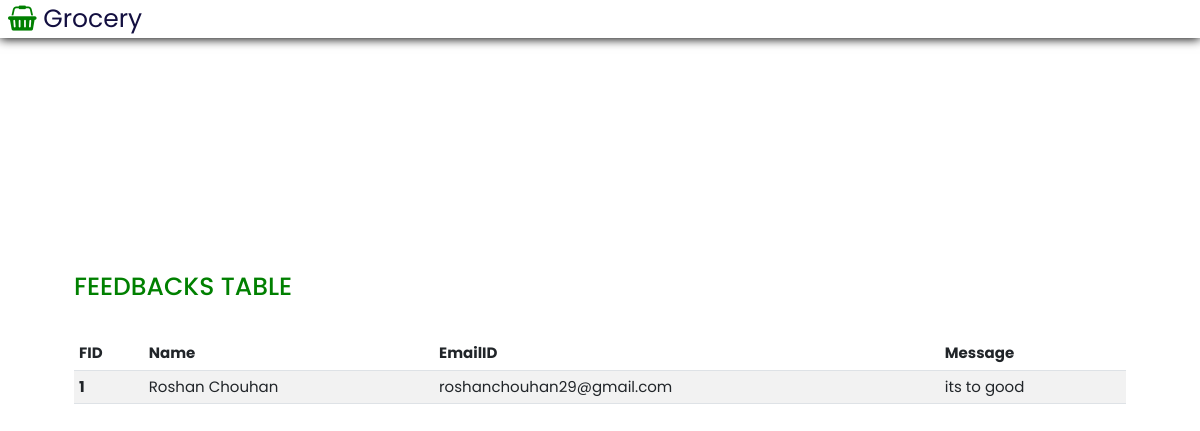
Page /feedback.php on the committed database.
### tables this page shows
CREATE TABLE `feedback` (
  `FID` int(10) NOT NULL,
  `name` varchar(20) NOT NULL,
  `email` varchar(60) NOT NULL,
  `COMMENT` text NOT NULL
);

### feedback.php (the view, shortened to what this page needs)
<?php
include 'header.php'; ?>
  <body>
    <header >
      <div class="adminlogo">
        <a href="#" class="logo"><i class="fa fa-shopping-basket" aria-hidden="true"></i> Grocery</a>
      </div>
    </header>
    <section class="section">
      <div class="users">
         <h1>FEEDBACKS TABLE</h1>
      </div>
            <div class="usercontainer">
              <table class="table table-striped table-hover">
                <thead>
                <tr>
                  <th scope="col">FID</th>
                  <th scope="col">Name</th>
                  <th scope="col">EmailID</th>
                  <th scope="col"> Message</th>
                </tr>
               </thead>
               <tbody>
                 <?php
                   include 'config.php';
                   $sql="SELECT * FROM feedback";
                   $result=mysqli_query($conn,$sql) or die("query failed");
                   if(mysqli_num_rows($result)>0)
                   {
                     while ($row=mysqli_fetch_assoc($result)) {
                   ?>
                <tr>
                  <th scope="row"><?php  echo $row['FID'] ?></th>
                  <td><?php  echo $row['name'] ?></td>
                  <td><?php  echo $row['email'] ?></td>
                  <td><?php  echo $row['COMMENT'] ?></td>
                </tr>
                <?php
                  }
                }else{
                  echo "no post available";
                }
                ?>
      </tbody>
   </table>
  </div>
 </section>
  </body>
</html>

### style.css (style rules this page uses)
:root { --green:green; --black:#130f40; --light-color:#666; --box-shadow:0 .1rem 1rem rgba(0,0,0.1); --border: 2rem solid rgba(0,0,0.1); --outline: .1rem solid rgba(0,0,0.1); }
* { font-family: 'Poppins', sans-serif; margin: 0; padding: 0; box-sizing: border-box; outline: none; text-decoration: none; border: none; transition: all .2s linear; }
html { font-size: 62.5%; overflow-x: hidden; scroll-behavior: smooth; scroll-padding-top:7rem; }
body { background: #eee; }
header { position:fixed; top:0; left: 0; right: 0; display: flex; justify-content: space-between; align-items: center; font-size: 1.5rem; background-color: #fff; padding-top: -1rem; padding: 0 9%; box-shadow: var(--box-shadow); z-index: 1000; }
header .logo { font-size: 2.5rem; color:var(--black); text-decoration: none; }
header .logo i { color: var(--green); }
section { padding: 2rem 6%; }
.section { background-color: #fff; width: 100vw; height: 100vh; border: 3px solid; }
.adminlogo { width: 100%; display: flex; margin-left:-10rem; padding-right: 2rem; }
.adminlogo .logo { font-size: 2.5rem; color:var(--black); text-decoration: none; }
.adminlogo .logo i { color: var(--green); }
.users { margin-top: 25rem; color: var(--green); display: flex; justify-content: space-between; padding-bottom: 3rem; }
.usercontainer .table { width: 100%; font-size: 1.5rem; }

### header.php (style rules this page uses)
.usercontainer { overflow-y: auto; }
.section { border: 2px solid white; }

### rows in the picture
feedback: FID "1", name "Roshan Chouhan", email "roshanchouhan29@gmail.com", COMMENT "its to good"
